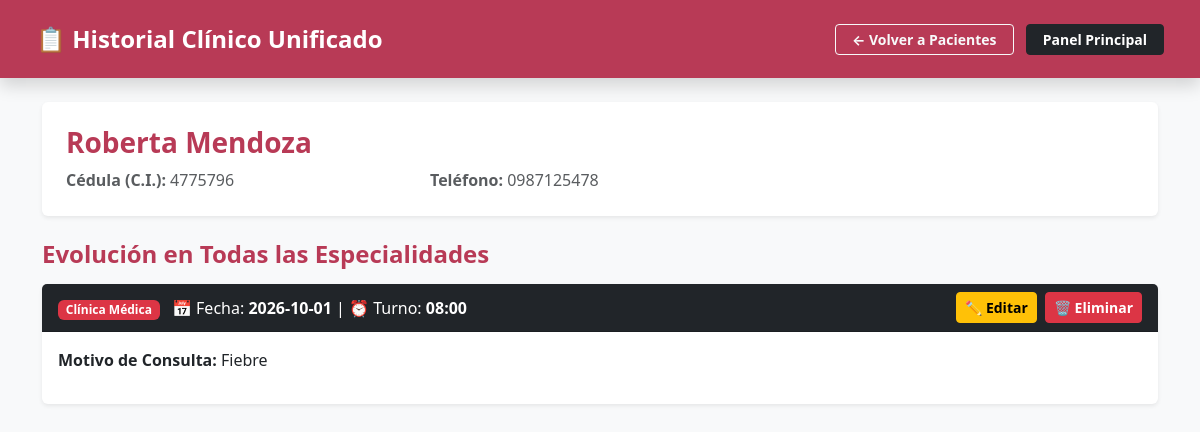
The app's page /historial_paciente/2 (signed in) with its own data.
### tables this page shows
CREATE TABLE pacientes (
                id INTEGER PRIMARY KEY AUTOINCREMENT,
                nombre TEXT,
                cedula TEXT,
                telefono TEXT,
                fecha_nacimiento TEXT
            );

CREATE TABLE f_clinica (
                id INTEGER PRIMARY KEY AUTOINCREMENT, paciente_id INTEGER, fecha_consulta TEXT, hora_turno TEXT, estado TEXT DEFAULT 'Agendado', motivo TEXT, procedencia TEXT, medio_llegada TEXT,
                presion_arterial TEXT, temperatura TEXT, frecuencia_cardiaca TEXT, frecuencia_respiratoria TEXT, saturacion TEXT, peso TEXT, talla TEXT, 
                examen_fisico TEXT, antecedentes_personales TEXT, antecedentes_familiares TEXT, 
                diagnostico TEXT, receta TEXT, indicaciones TEXT, laboratorio TEXT, estudios TEXT, fecha_registro TEXT
            );

### app.py (the view)
@app.route('/historial_paciente/<int:paciente_id>')
def historial_paciente(paciente_id):
  if 'user_id' not in session:
    return redirect(url_for('login'))
  if session.get('rol') == 'secretaria':
    return redirect(url_for('index'))
  with get_db_connection() as conn:
    paciente = conn.execute(
        'SELECT * FROM pacientes WHERE id = ?', (paciente_id,)
    ).fetchone()
    if not paciente:
      return redirect(url_for('pacientes'))
    cedula = paciente['cedula']
    if cedula:
      mismos_pacientes = conn.execute(
          'SELECT id FROM pacientes WHERE cedula = ?', (cedula,)
      ).fetchall()
      paciente_ids = [row['id'] for row in mismos_pacientes]
    else:
      paciente_ids = [paciente_id]
    placeholders = ','.join(['?'] * len(paciente_ids))
    historial = []
    tablas = [
        ('Ginecología y Obstetricia', 'f_ginecologia'),
        ('Clínica Médica', 'f_clinica'),
        ('Pediatría', 'f_pediatria'),
        ('Cardiología', 'f_cardiologia'),
        ('Psicología Clínica', 'f_psicologia'),
        ('Traumatología', 'f_traumatologia'),
        ('Nutrición', 'f_nutricion'),
        ('Otros Servicios', 'f_otros'),
    ]
    for nombre_esp, tabla in tablas:
      query = f'SELECT *, ? as especialidad, ? as nombre_tabla FROM {tabla} WHERE paciente_id IN ({placeholders})'
      params = [nombre_esp, tabla] + paciente_ids
      registros = conn.execute(query, params).fetchall()
      historial.extend(registros)
    historial = sorted(
        historial,
        key=lambda x: x['fecha_consulta'] if x['fecha_consulta'] else '',
        reverse=True,
    )
  return render_template(
      'historial_compartido.html',
      paciente=paciente,
      historial=historial,
      rol=session.get('rol'),
      username=session.get('username'),
  )

### app.py (called while the page is built)
def get_db_connection():
  conn = sqlite3.connect(DB_PATH)
  conn.row_factory = sqlite3.Row
  try:
    conn.execute('PRAGMA journal_mode=WAL;')
  except Exception:
    pass
  return conn

### templates/historial_compartido.html (shortened to what this page needs)
<!DOCTYPE html>
<html lang="es">
<head>
    <link href="https://cdn.jsdelivr.net/npm/bootstrap@5.3.0/dist/css/bootstrap.min.css" rel="stylesheet">
</head>
<body class="bg-light">
    <nav class="navbar navbar-dark bg-sanitas shadow px-4 py-3">
        <div class="container-fluid d-flex justify-content-between align-items-center">
            <span class="navbar-brand text-white fw-bold fs-4">📋 Historial Clínico Unificado</span>
            <div>
                <a href="/pacientes" class="btn btn-outline-light btn-sm fw-bold px-3 me-2">← Volver a Pacientes</a>
                <a href="/" class="btn btn-dark btn-sm fw-bold px-3">Panel Principal</a>
            </div>
        </div>
    </nav>
    <div class="container mt-4 mb-5">
        <div class="card shadow-sm border-0 mb-4 bg-white">
            <div class="card-body p-4">
                <h3 class="text-sanitas fw-bold">{{ paciente.nombre }}</h3>
                <div class="row text-muted mt-2">
                    <div class="col-md-4"><strong>Cédula (C.I.):</strong> {{ paciente.cedula if paciente.cedula else 'No registrada' }}</div>
                    <div class="col-md-4"><strong>Teléfono:</strong> {{ paciente.telefono if paciente.telefono else 'Sin teléfono' }}</div>
                </div>
            </div>
        </div>
        <h4 class="text-sanitas fw-bold mb-3">Evolución en Todas las Especialidades</h4>
        {% for reg in historial %}
        <div class="card shadow-sm border-0 mb-3 bg-white">
            <div class="card-header bg-dark text-white d-flex justify-content-between align-items-center py-2">
                <div>
                    <span class="badge bg-danger me-2">{{ reg.especialidad }}</span>
                    <span>📅 Fecha: <strong>{{ reg.fecha_consulta }}</strong> | ⏰ Turno: <strong>{{ reg.hora_turno }}</strong></span>
                </div>
                <div>
                    <a href="/editar_registro/{{ reg.nombre_tabla }}/{{ reg.id }}" class="btn btn-warning btn-sm fw-bold px-2 py-1 me-1">✏️ Editar</a>
                    <form action="/eliminar_registro/{{ reg.nombre_tabla }}/{{ reg.id }}" method="POST" class="d-inline" onsubmit="return confirm('¿Está seguro de eliminar este registro clínico?');">
                        <button type="submit" class="btn btn-danger btn-sm fw-bold px-2 py-1">🗑️ Eliminar</button>
                    </form>
                </div>
            </div>
            <div class="card-body">
                <p><strong>Motivo de Consulta:</strong> {{ reg.motivo }}</p>
            </div>
        </div>
        {% else %}
        <div class="alert alert-info text-center py-4" role="alert">
            Este paciente aún no registra consultas médicas previas en el sistema.
        </div>
        {% endfor %}
    </div>
</body>
</html>

### templates/historial_compartido.html (style rules this page uses)
.bg-sanitas { background-color: #b83a56 !important; }
.text-sanitas { color: #b83a56 !important; }

### records on screen
pacientes: nombre "Roberta Mendoza", cedula "4775796", telefono "0987125478"
f_clinica: especialidad "Clínica Médica", fecha_consulta "2026-10-01", hora_turno "08:00", motivo "Fiebre"
